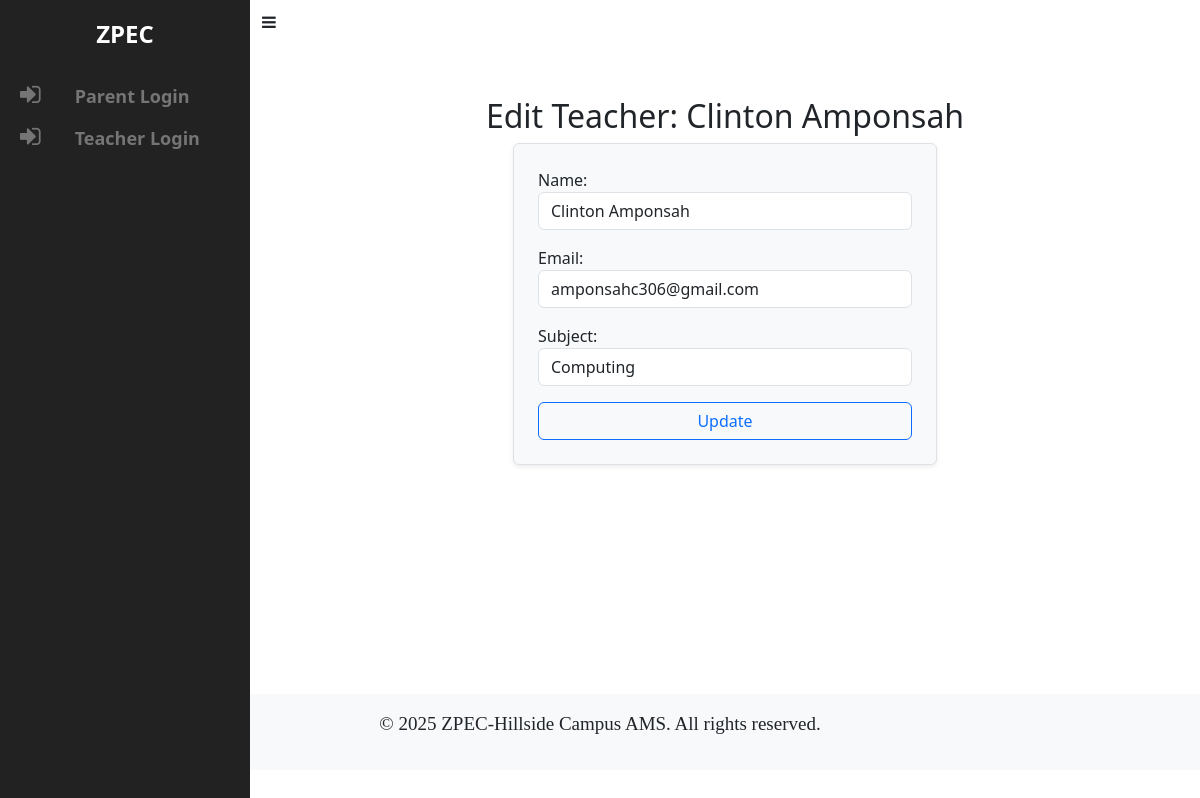
Page /edit/1/ on the committed database.
### app/models.py (models this page shows, shortened)
class Teacher(models.Model):
    user = models.OneToOneField(User, on_delete=models.CASCADE, related_name="teacher_profile")
    name = models.CharField(max_length=255)
    email = models.EmailField(unique=True)
    password = models.CharField(max_length=128)
    subject = models.OneToOneField(Subject, on_delete=models.CASCADE, related_name="teacher")

class Subject(models.Model):
    name = models.CharField(max_length=100, unique=True)
    def __str__(self):
        return self.name

### app/views.py (the view)
# urls.py: path('edit/<int:pk>/', views.teacher_edit, name='teacher_edit'),  # Edit teacher
def teacher_edit(request, pk):
    teacher = get_object_or_404(Teacher, pk=pk)
    if request.method == "POST":
        form = TeacherRegistrationForm(request.POST, instance=teacher, hide_password=True)
        if form.is_valid():
            form.save()
            messages.success(request, "Teacher details updated successfully!")
            return redirect('teacher_list')
    else:
        form = TeacherRegistrationForm(instance=teacher, hide_password=True)
    return render(request, 'teacher_edit.html', {'form': form, 'teacher': teacher})

### app/forms.py
class TeacherRegistrationForm(forms.ModelForm):
    password = forms.CharField(
        widget=forms.PasswordInput(attrs={'class': 'form-control'}),
        required=False
    )
    class Meta:
        model = Teacher
        fields = ['name', 'email', 'password', 'subject']
    def __init__(self, *args, hide_password=False, **kwargs):
        super().__init__(*args, **kwargs)
        if hide_password:
            self.fields.pop('password')
        for field_name, field in self.fields.items():
            if not isinstance(field.widget, forms.PasswordInput):
                field.widget.attrs.update({'class': 'form-control'})

### app/templates/teacher_edit.html (shortened to what this page needs)
{% extends "base.html" %}
{% block content %}
<div class="container mt-5">
    <h2 class="text-center">Edit Teacher: {{ teacher.name }}</h2>
    <div class="row justify-content-center">
        <div class="col-md-6">
            <form method="POST" class="p-4 border rounded bg-light shadow-sm">
                {{ form.as_p }}
                <button type="submit" class="btn btn-outline-primary w-100">Update</button>
            </form>
        </div>
    </div>
</div>
{% endblock %}

### app/templates/base.html (style rules this page uses)
body { padding-bottom: 30px; position: relative; min-height: 100%; }
html, body { height: 100%; }
body { display: flex; flex-direction: column; min-height: 100vh; }

### rows in the picture
Teacher: name "Clinton Amponsah", email "amponsahc306@gmail.com", subject "Computing"
